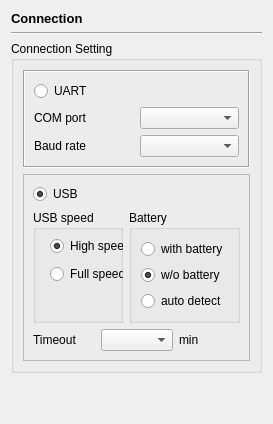
      <widget class="QWidget" name="page_Conn">
       <layout class="QGridLayout" name="gridLayout_14">
        <item row="2" column="0">
         <layout class="QGridLayout" name="gridLayout_13">
          <item row="0" column="0">
           <widget class="QGroupBox" name="groupBox_uartusb">
            <property name="title">
             <string>Connection Setting</string>
            </property>
            <property name="flat">
             <bool>false</bool>
            </property>
            <layout class="QGridLayout" name="gridLayout_12">
             <item row="0" column="0">
              <widget class="QFrame" name="frameUART">
               <property name="frameShape">
                <enum>QFrame::Box</enum>
               </property>
               <property name="frameShadow">
                <enum>QFrame::Sunken</enum>
               </property>
               <layout class="QGridLayout" name="gridLayout">
                <item row="0" column="0">
                 <widget class="QRadioButton" name="radioUART">
                  <property name="text">
                   <string>UART</string>
                  </property>
                 </widget>
                </item>
                <item row="1" column="0">
                 <layout class="QHBoxLayout" name="horizontalLayout_6">
                  <item>
                   <layout class="QVBoxLayout" name="verticalLayout_2">
                    <item>
                     <widget class="QLabel" name="label">
                      <property name="text">
                       <string>COM port</string>
                      </property>
                     </widget>
                    </item>
                    <item>
                     <widget class="QLabel" name="label_2">
                      <property name="text">
                       <string>Baud rate</string>
                      </property>
                     </widget>
                    </item>
                   </layout>
                  </item>
                  <item>
                   <layout class="QVBoxLayout" name="verticalLayout_3">
                    <item>
                     <widget class="QComboBox" name="comboPort">
                      <property name="styleSheet">
                       <string notr="true"></string>
                      </property>
                     </widget>
                    </item>
                    <item>
                     <widget class="QComboBox" name="comboRate">
                      <property name="styleSheet">
                       <string notr="true"></string>
                      </property>
                      <property name="currentIndex">
                       <number>-1</number>
                      </property>
                     </widget>
                    </item>
                   </layout>
                  </item>
                 </layout>
                </item>
               </layout>
              </widget>
             </item>
             <item row="1" column="0">
              <widget class="QFrame" name="frame">
               <property name="frameShape">
                <enum>QFrame::StyledPanel</enum>
               </property>
               <property name="frameShadow">
                <enum>QFrame::Raised</enum>
               </property>
               <layout class="QGridLayout" name="gridLayout_15">
                <item row="0" column="0">
                 <widget class="QRadioButton" name="radioUSB">
                  <property name="text">
                   <string>USB</string>
                  </property>
                  <property name="checked">
                   <bool>true</bool>
                  </property>
                 </widget>
                </item>
                <item row="1" column="0">
                 <layout class="QHBoxLayout" name="horizontalLayout_7">
                  <item>
                   <widget class="QGroupBox" name="groupBox_speed">
                    <property name="title">
                     <string>USB speed</string>
                    </property>
                    <widget class="QRadioButton" name="radioSpeedHigh">
                     <property name="geometry">
                      <rect>
                       <x>17</x>
                       <y>25</y>
                       <width>102</width>
                       <height>22</height>
                      </rect>
                     </property>
                     <property name="text">
                      <string>High speed</string>
                     </property>
                     <property name="checked">
                      <bool>true</bool>
                     </property>
                    </widget>
                    <widget class="QRadioButton" name="radioSpeedFull">
                     <property name="geometry">
                      <rect>
                       <x>17</x>
                       <y>53</y>
                       <width>95</width>
                       <height>22</height>
                      </rect>
                     </property>
                     <property name="text">
                      <string>Full speed</string>
                     </property>
                     <property name="checked">
                      <bool>false</bool>
                     </property>
                    </widget>
                   </widget>
                  </item>
                  <item>
                   <widget class="QGroupBox" name="groupBox_battery">
                    <property name="title">
                     <string>Battery</string>
                    </property>
                    <layout class="QGridLayout" name="gridLayout_2">
                     <item row="0" column="0">
                      <widget class="QRadioButton" name="radioButton_WithBattery">
                       <property name="text">
                        <string>with battery</string>
                       </property>
                      </widget>
                     </item>
                     <item row="1" column="0">
                      <widget class="QRadioButton" name="radioButton_WithoutBattery">
                       <property name="text">
                        <string>w/o battery</string>
                       </property>
                       <property name="checked">
                        <bool>true</bool>
                       </property>
                      </widget>
                     </item>
                     <item row="2" column="0">
                      <widget class="QRadioButton" name="radioButton_Autodetect">
                       <property name="text">
                        <string>auto detect</string>
                       </property>
                      </widget>
                     </item>
                    </layout>
                   </widget>
                  </item>
                 </layout>
                </item>
                <item row="2" column="0">
                 <layout class="QHBoxLayout" name="horizontalLayout_11">
                  <item>
                   <widget class="QLabel" name="label_Timeout">
                    <property name="text">
                     <string>Timeout</string>
                    </property>
                   </widget>
                  </item>
                  <item>
                   <widget class="QComboBox" name="comboTimeout">
                    <property name="autoFillBackground">
                     <bool>false</bool>
                    </property>
                    <property name="styleSheet">
                     <string notr="true"></string>
                    </property>
                    <property name="currentIndex">
                     <number>-1</number>
                    </property>
                    <property name="insertPolicy">
                     <enum>QComboBox::InsertAtBottom</enum>
                    </property>
                   </widget>
                  </item>
                  <item>
                   <widget class="QLabel" name="label_min">
                    <property name="text">
                     <string>min</string>
                    </property>
                   </widget>
                  </item>
                 </layout>
                </item>
               </layout>
              </widget>
             </item>
            </layout>
           </widget>
          </item>
          <item row="1" column="0">
           <spacer name="verticalSpacer">
            <property name="orientation">
             <enum>Qt::Vertical</enum>
            </property>
            <property name="sizeHint" stdset="0">
             <size>
              <width>20</width>
              <height>40</height>
             </size>
            </property>
           </spacer>
          </item>
         </layout>
        </item>
        <item row="0" column="0">
         <widget class="QLabel" name="label_16">
          <property name="font">
           <font>
            <pointsize>10</pointsize>
            <weight>75</weight>
            <bold>true</bold>
           </font>
          </property>
          <property name="text">
           <string>Connection</string>
          </property>
         </widget>
        </item>
        <item row="1" column="0">
         <widget class="Line" name="line_6">
          <property name="orientation">
           <enum>Qt::Horizontal</enum>
          </property>
         </widget>
        </item>
       </layout>
      </widget>
